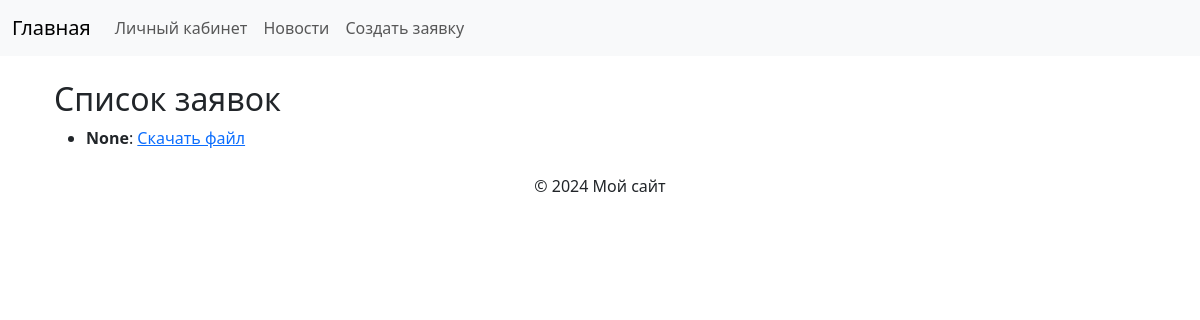
Page /requests/ on the earlier database version.
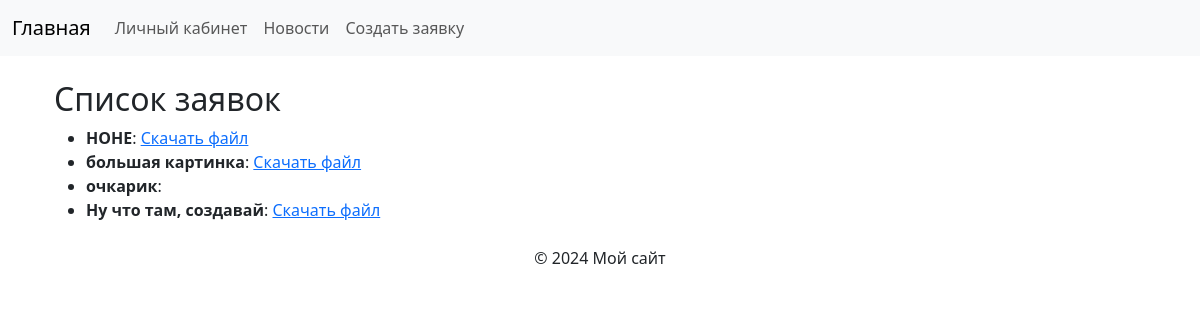
Same page on the later database version.
### Profile/models.py (models this page shows, shortened)
class Request(models.Model):
    STATUS_CHOICES = [
        ('pending', 'На рассмотрении'),
        ('approved', 'Одобренно'),
        ('rejected', 'Отклонено'),
    ]
    user = models.ForeignKey(User, on_delete=models.CASCADE, related_name='requests')
    title = models.CharField(max_length=200, verbose_name="Заголовок")
    body = models.TextField(verbose_name="Основной текс")
    file = models.FileField(
        upload_to='requests/files/',
        blank=True,
        null=True,
        validators=[FileExtensionValidator(['jpg', 'jpeg', 'png', 'gif'])],
        verbose_name='Изображение'
    )
    slug = models.SlugField(max_length=255, unique=True, blank=True, null=True, verbose_name='Slug')
    status = models.CharField(max_length=10, choices=STATUS_CHOICES, default='pending', verbose_name='Статус')
    created_at = models.DateTimeField(auto_now_add=True, verbose_name='Дата создания')
    updated_at = models.DateTimeField(auto_now=True, verbose_name='Дата обновления')

### Profile/views.py (the view)
# urls.py: path('requests/', request_list, name='request_list'),
def request_list(request):
    requests = Request.objects.all()  # Если модель заявок называется `Request`
    return render(request, 'requests/request_list.html', {'requests': requests})

### Profile/templates/requests/request_list.html
{% extends 'base.html' %}
{% block content %}
<div class="container mt-4">
    <h2>Список заявок</h2>
    <ul>
        {% for request in requests %}
        <li>
            <strong>{{ request.title }}</strong>: {{ request.content }}
            {% if request.file %}
                <a href="{{ request.file.url }}">Скачать файл</a>
            {% endif %}
        </li>
        {% empty %}
        <li>Заявок пока нет.</li>
        {% endfor %}
    </ul>
</div>
{% endblock %}

### Profile/templates/base.html (shortened to what this page needs)
<!DOCTYPE html>
<html lang="en">
<head>
    <link href="https://cdn.jsdelivr.net/npm/bootstrap@5.3.0/dist/css/bootstrap.min.css" rel="stylesheet">
</head>
<body>
    <header>
        <nav class="navbar navbar-expand-lg navbar-light bg-light">
            <div class="container-fluid">
                <a class="navbar-brand" href="/">Главная</a>
                <div class="collapse navbar-collapse" id="navbarNav">
                    <ul class="navbar-nav">
                        <li class="nav-item">
                            <a class="nav-link" href="/user/id/{{ user.id }}/">Личный кабинет</a>
                        </li>
                        <li>
                            <a class="nav-link" href="{% url 'news_feed' %}">Новости</a>
                        </li>
                        <li class="nav-item">
                            <a class="nav-link" href="/requests/create/">Создать заявку</a>
                        </li>
                    </ul>
                </div>
            </div>
        </nav>
    </header>
    <main class="container mt-4">
        {% block content %}
        {% endblock %}
    </main>
    <footer class="text-center mt-4">
        <p>&copy; 2024 Мой сайт</p>
    </footer>
</body>
</html>

Differences in the rows shown:
removed Request: title "None"
added Request: title "НОНЕ"
added Request: title "большая картинка"
added Request: title "очкарик"
added Request: title "Ну что там, создавай"
